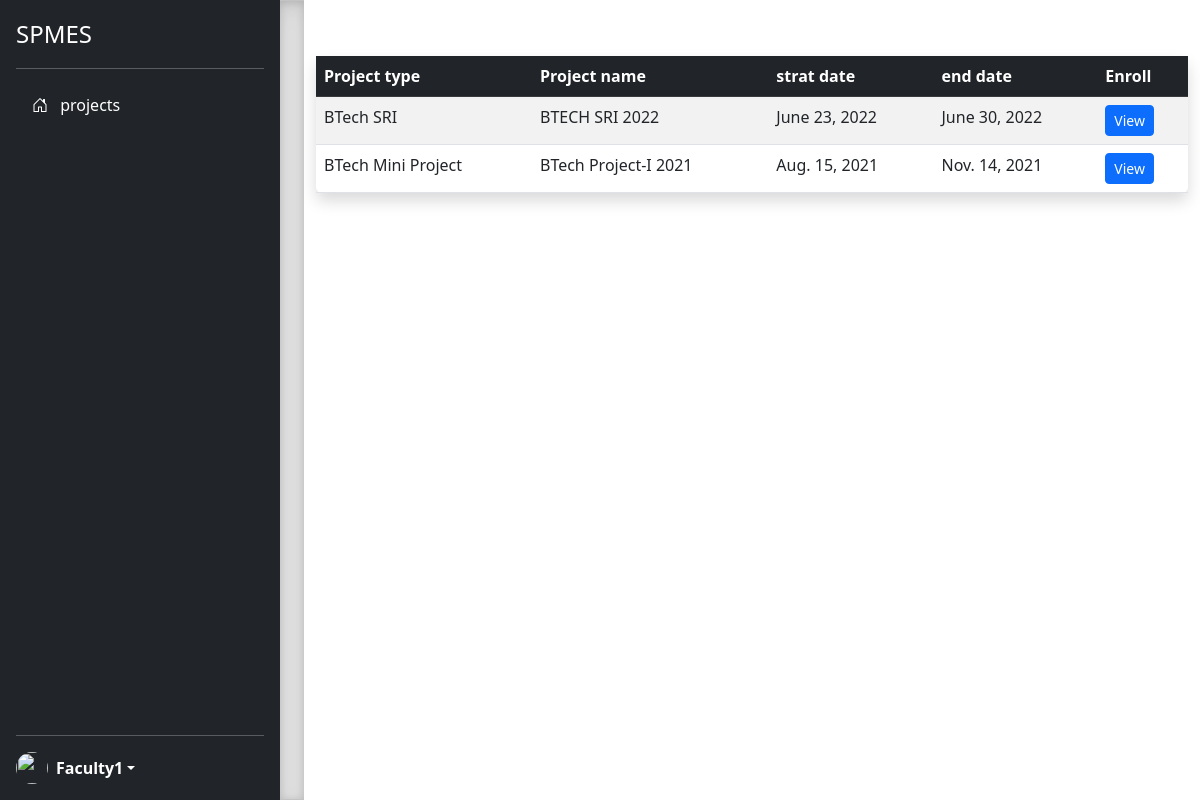
The page /faculty/ (signed in) on the database its author committed.
### accounts/models.py (models this page shows, shortened)
class user(AbstractUser):
    is_student = models.BooleanField(default=False)
    is_faculty = models.BooleanField(default=False)
    is_admin = models.BooleanField(default=False)

class faculty(models.Model):
    user = models.OneToOneField(user,on_delete=models.CASCADE,primary_key=True)
    name = models.CharField(max_length=100)
    is_exminer = models.BooleanField(default=False)
    is_program_cordinator = models.BooleanField(default=False)

class project(models.Model):
    p_type = models.ForeignKey(project_type,on_delete=models.CASCADE)
    name = models.CharField(max_length=250)
    start_date = models.DateField()
    end_date = models.DateField()
    status = models.BooleanField(default=False)
    eligible_student = models.ManyToManyField(student,related_name='project', blank=True)
    enrolled_faculty = models.ManyToManyField(faculty,related_name='enrolled_faculty',blank=True)

class project_type(models.Model):
    p_type = models.CharField(max_length=250)
    def __str__(self):
        return self.p_type

### accounts/faculty/faculty_view.py (the view)
# urls.py: path("faculty/",faculty_view.faculties,name="faculty"),
def faculties(request):
     if 'user_id' not in request.session:
          return redirect('loginpage')
     fa = request.user.faculty
     enrolled_project_list = fa.enrolled_faculty.all()
     project_list = project.objects.all()
     context = {'enrolled_project_list':enrolled_project_list,'project_list':project_list,'faculty':fa}
     return render(request,"faculty/faculty.html",context)

### templates/faculty/faculty.html (shortened to what this page needs)
<!DOCTYPE html>
<html lang="en">
<head>
    <link href="https://getbootstrap.com/docs/5.2/dist/css/bootstrap.min.css" rel="stylesheet"
>
</head>
<body>
    <main class="d-flex flex-nowrap">
        <div class="d-flex flex-column flex-shrink-0 p-3 text-white bg-dark" style="width: 280px;">
            <a href="{% url 'faculty' %}" class="d-flex align-items-center mb-3 mb-md-0 me-md-auto text-white text-decoration-none">
                <span class="fs-4">SPMES</span>
            </a>
            <hr>
            <ul class="nav nav-pills flex-column mb-auto">
               <li class="nav-item">
                    <a href="{% url 'faculty' %}" class="nav-link text-white" aria-current="page">
                        <svg class="bi pe-none me-2" width="16" height="16">
                            <use xlink:href="#home" />
                        </svg>
                        projects
                    </a>
                </li>
            </ul>
            <hr>
            <div class="dropdown">
              <a href="#" class="d-flex align-items-center text-white text-decoration-none dropdown-toggle" id="dropdownUser1" data-bs-toggle="dropdown" aria-expanded="false">
                  <img src="https://github.com/mdo.png" alt="" width="32" height="32" class="rounded-circle me-2">
                  <strong>{% if user.is_authenticated %} {{user.faculty.name}} {% endif %}</strong>
              </a>
            </div>
        </div>
        <div class="b-example-divider b-example-vr"></div>
        <div class="container d-flex flex-column">
          <div class="my-5">
            <table class="table table-striped shadow rounded my-2">
                <thead class = "table-dark">
                  <tr>
                    <th scope="col">Project type</th>
                    <th scope="col">Project name</th>
                    <th scope="col">strat date</th>
                    <th scope="col">end date</th>
                    <th scope="col">Enroll</th>
                  </tr>
                </thead>
                  {% for project in project_list  %}
                  <tr>
                    <td> {{ project.p_type }} </td>
                    <td> {{ project.name }} </td>
                    <td> {{ project.start_date }} </td>
                    <td> {{ project.end_date }} </td>
                    {% if project in enrolled_project_list %}
                        <td>
                            <a href="{% url  'faculty_project' project.id  %}"  class = "btn btn-primary btn-sm">View</a>
                        </td>
                    {% else %}
                        <form action="{% url 'enroll_faculty' project.id user.id%}" method="post">
                            {% csrf_token %}
                            <td> <button type="submit" class="btn btn-success btn-sm">Enroll</button></td>
                        </form>
                    {% endif %}
                  </tr>
                  {% endfor %}
                </table>
        </div>
        </div>
    </main>
</body>
</html>

### templates/faculty/faculty.html (style rules this page uses)
.b-example-divider { height: 3rem; background-color: rgba(0, 0, 0, .1); border: solid rgba(0, 0, 0, .15); border-width: 1px 0; box-shadow: inset 0 .5em 1.5em rgba(0, 0, 0, .1), inset 0 .125em .5em rgba(0, 0, 0, .15); }
.b-example-vr { flex-shrink: 0; width: 1.5rem; height: 100vh; }
.bi { vertical-align: -.125em; fill: currentColor; }

### rows shown on the page
user: faculty.name "Faculty1"
project: p_type "BTech SRI", name "BTECH SRI 2022", start_date "June 23, 2022", end_date "June 30, 2022", shows "View"
project: p_type "BTech Mini Project", name "BTech Project-I 2021", start_date "Aug. 15, 2021", end_date "Nov. 14, 2021", shows "View"
